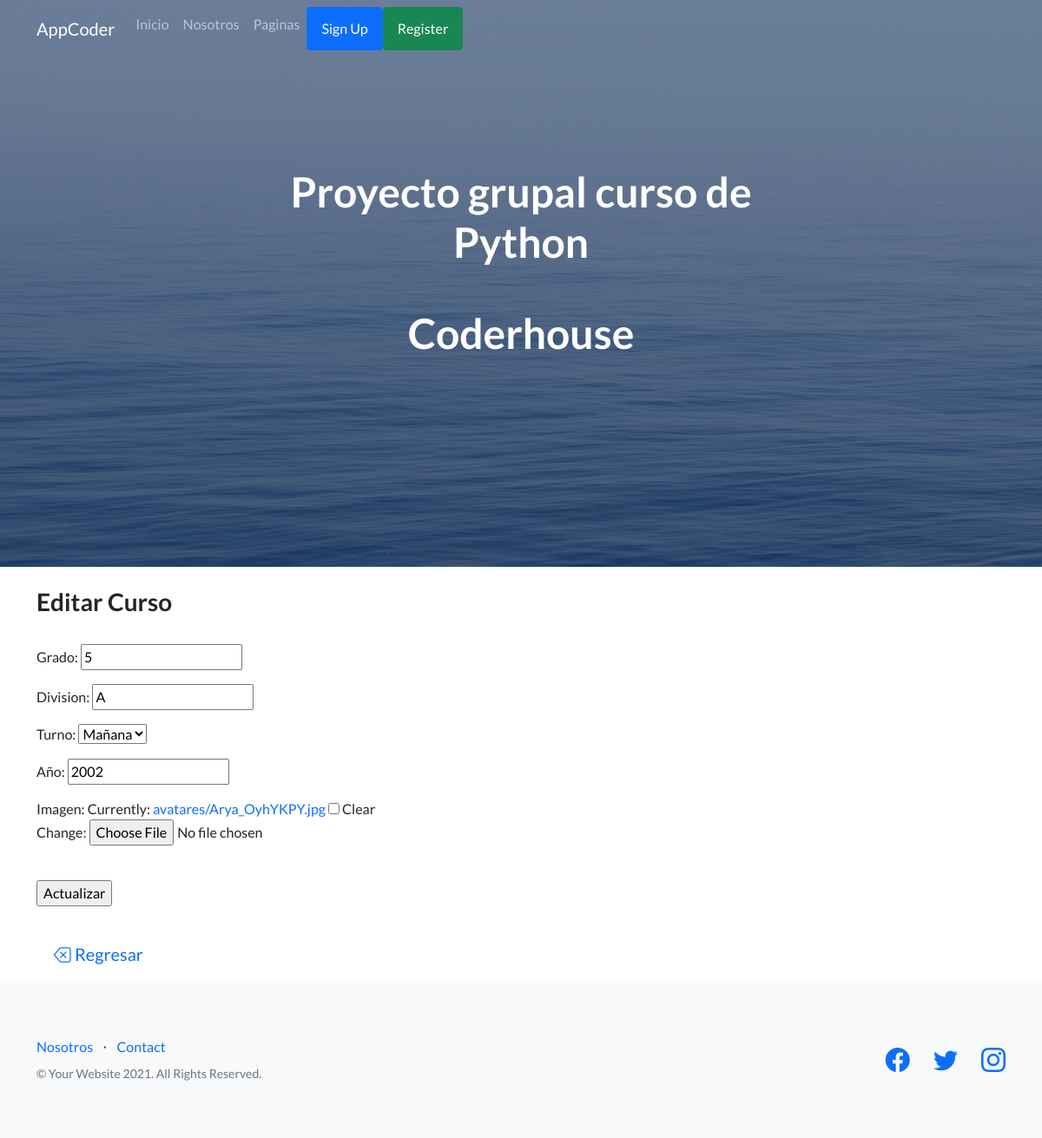
Screenshot of /AppCoder/actualizaCurso/2/ with the database file from the repository.
### AppCoder/models.py (models this page shows, shortened)
class Curso(models.Model):
    turno_curso_choices = [('Mañana', 'Mañana'),('Tarde', 'Tarde')]
    grado = models.IntegerField()
    division = models.CharField("division", max_length=1)
    turno = models.CharField("turno", max_length=6, choices=turno_curso_choices, null=True)
    año = models.IntegerField(null=True)
    imagen = models.ImageField(upload_to= 'avatares', null=True, blank=True)

### AppCoder/views.py (the view)
# urls.py: path("actualizaCurso/<pk>/", views.CursoUpdate.as_view(), name="EditCurso"),
class CursoUpdate(UpdateView):
    model= Curso
    success_url= "/AppCoder/listaCurso"
    fields= ["grado", "division", "turno", "año", "imagen"]
    template_name= "AppCoder/CursoUpdate.html"

### AppCoder/Templates/AppCoder/CursoUpdate.html (shortened to what this page needs)
{% extends 'AppCoder/Padre.html' %}
{% load static %}
{% block contenidoQueCambia %}
<h3>Editar Curso</h3>
<br>
<form class="FormCurso" action="" method="POST" enctype="multipart/form-data">
    <table>
    {{form.as_p}}
    </table>
    <br>
    <input type="submit" value="Actualizar">
</form>
<br>
    <a style="text-decoration:none" href="{% url 'VistaCurso' %}" class="bt bi-backspace btn-lg"> Regresar </a>
{% endblock contenidoQueCambia %}

### rows the page displays
Curso: grado "5", division "A", turno "Mañana", año "2002"
